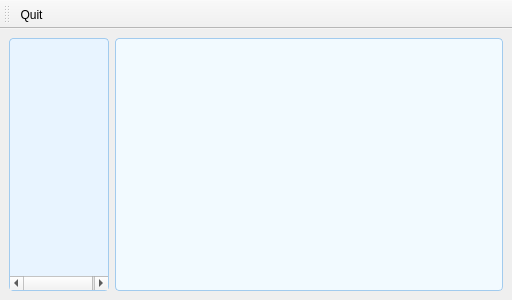
<?xml version="1.0" encoding="UTF-8"?>
<ui version="4.0">
 <class>SettingsWindow</class>
 <widget class="QMainWindow" name="SettingsWindow">
  <property name="geometry">
   <rect>
    <x>0</x>
    <y>0</y>
    <width>512</width>
    <height>300</height>
   </rect>
  </property>
  <property name="minimumSize">
   <size>
    <width>512</width>
    <height>300</height>
   </size>
  </property>
  <property name="maximumSize">
   <size>
    <width>512</width>
    <height>300</height>
   </size>
  </property>
  <property name="windowTitle">
   <string>MainWindow</string>
  </property>
  <widget class="QWidget" name="centralwidget">
   <layout class="QHBoxLayout" name="horizontalLayout">
    <item>
     <widget class="QTreeWidget" name="treeWidget">
      <property name="minimumSize">
       <size>
        <width>100</width>
        <height>0</height>
       </size>
      </property>
      <property name="maximumSize">
       <size>
        <width>100</width>
        <height>16777215</height>
       </size>
      </property>
      <property name="styleSheet">
       <string notr="true">/* QTreeWidget 样式 */
QTreeWidget {
    background-color: #e8f4ff;
    alternate-background-color: #d8ebff;
    color: #1b2a49;
    border: 1px solid #a2cbee;
    border-radius: 4px;
    show-decoration-selected: 1;
}

QTreeWidget::item {
    padding: 4px 6px;
}

QTreeWidget::item:selected {
    background-color: #b8dbff;
    color: #0f1c33;
}

QTreeWidget::item:hover {
    background-color: #cce6ff;
}</string>
      </property>
      <property name="columnCount">
       <number>1</number>
      </property>
      <attribute name="headerVisible">
       <bool>false</bool>
      </attribute>
      <column>
       <property name="text">
        <string notr="true">1</string>
       </property>
      </column>
     </widget>
    </item>
    <item>
     <widget class="QStackedWidget" name="stackedWidget">
      <property name="styleSheet">
       <string notr="true">QStackedWidget {
    background-color: #f2faff;
    border: 1px solid #a2cbee;
    border-radius: 4px;
    padding: 6px;
}</string>
      </property>
     </widget>
    </item>
   </layout>
  </widget>
  <widget class="QToolBar" name="toolBar">
   <property name="windowTitle">
    <string>toolBar</string>
   </property>
   <property name="toolButtonStyle">
    <enum>Qt::ToolButtonStyle::ToolButtonTextUnderIcon</enum>
   </property>
   <attribute name="toolBarArea">
    <enum>TopToolBarArea</enum>
   </attribute>
   <attribute name="toolBarBreak">
    <bool>false</bool>
   </attribute>
   <addaction name="actionquit"/>
  </widget>
  <action name="actionquit">
   <property name="icon">
    <iconset>
     <normaloff>:/icons/exit.png</normaloff>:/icons/exit.png</iconset>
   </property>
   <property name="text">
    <string>Quit</string>
   </property>
   <property name="menuRole">
    <enum>QAction::MenuRole::NoRole</enum>
   </property>
  </action>
 </widget>
 <resources/>
 <connections/>
</ui>
